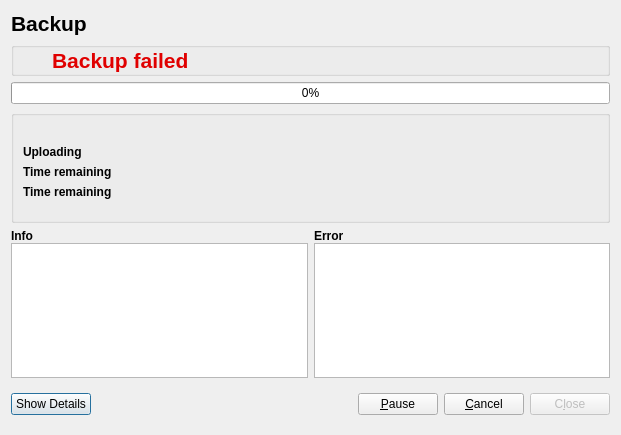
<?xml version="1.0" encoding="UTF-8"?>
<ui version="4.0">
 <class>TrafficProgressDialog</class>
 <widget class="QDialog" name="TrafficProgressDialog">
  <property name="windowModality">
   <enum>Qt::ApplicationModal</enum>
  </property>
  <property name="geometry">
   <rect>
    <x>0</x>
    <y>0</y>
    <width>621</width>
    <height>435</height>
   </rect>
  </property>
  <property name="windowTitle">
   <string>Dialog</string>
  </property>
  <layout class="QVBoxLayout">
   <item>
    <layout class="QHBoxLayout">
     <item>
      <widget class="QLabel" name="labelTitle">
       <property name="sizePolicy">
        <sizepolicy hsizetype="Minimum" vsizetype="Minimum">
         <horstretch>0</horstretch>
         <verstretch>0</verstretch>
        </sizepolicy>
       </property>
       <property name="font">
        <font>
         <pointsize>16</pointsize>
         <weight>75</weight>
         <bold>true</bold>
        </font>
       </property>
       <property name="text">
        <string>Backup</string>
       </property>
       <property name="textFormat">
        <enum>Qt::AutoText</enum>
       </property>
       <property name="Color" stdset="0">
        <color>
         <red>192</red>
         <green>0</green>
         <blue>255</blue>
        </color>
       </property>
      </widget>
     </item>
     <item>
      <spacer>
       <property name="orientation">
        <enum>Qt::Horizontal</enum>
       </property>
       <property name="sizeHint" stdset="0">
        <size>
         <width>40</width>
         <height>20</height>
        </size>
       </property>
      </spacer>
     </item>
     <item>
      <widget class="QLabel" name="label_animatedSepiolaLogo">
       <property name="sizePolicy">
        <sizepolicy hsizetype="Fixed" vsizetype="Fixed">
         <horstretch>32</horstretch>
         <verstretch>32</verstretch>
        </sizepolicy>
       </property>
       <property name="maximumSize">
        <size>
         <width>32</width>
         <height>32</height>
        </size>
       </property>
       <property name="font">
        <font>
         <weight>75</weight>
         <bold>true</bold>
        </font>
       </property>
       <property name="text">
        <string/>
       </property>
       <property name="pixmap">
        <pixmap resource="resources/screen.qrc">:/main/sepiola_logo_anim.gif</pixmap>
       </property>
       <property name="scaledContents">
        <bool>true</bool>
       </property>
       <property name="alignment">
        <set>Qt::AlignLeading|Qt::AlignLeft|Qt::AlignVCenter</set>
       </property>
      </widget>
     </item>
    </layout>
   </item>
   <item>
    <widget class="QGroupBox" name="groupBoxFinalStatus">
     <property name="flat">
      <bool>true</bool>
     </property>
     <layout class="QHBoxLayout">
      <property name="spacing">
       <number>6</number>
      </property>
      <property name="margin">
       <number>0</number>
      </property>
      <item>
       <widget class="QLabel" name="label_iconFinalStatus">
        <property name="sizePolicy">
         <sizepolicy hsizetype="Fixed" vsizetype="Fixed">
          <horstretch>32</horstretch>
          <verstretch>32</verstretch>
         </sizepolicy>
        </property>
        <property name="maximumSize">
         <size>
          <width>32</width>
          <height>32</height>
         </size>
        </property>
        <property name="font">
         <font>
          <weight>75</weight>
          <bold>true</bold>
         </font>
        </property>
        <property name="text">
         <string/>
        </property>
        <property name="pixmap">
         <pixmap resource="resources/screen.qrc">:/main/sign_error.svg</pixmap>
        </property>
        <property name="scaledContents">
         <bool>true</bool>
        </property>
        <property name="alignment">
         <set>Qt::AlignLeading|Qt::AlignLeft|Qt::AlignVCenter</set>
        </property>
       </widget>
      </item>
      <item>
       <widget class="QLabel" name="label_finalStatus">
        <property name="font">
         <font>
          <pointsize>16</pointsize>
          <weight>75</weight>
          <bold>true</bold>
         </font>
        </property>
        <property name="styleSheet">
         <string notr="true">color: rgb(224, 0, 0);</string>
        </property>
        <property name="text">
         <string>Backup failed</string>
        </property>
       </widget>
      </item>
      <item>
       <spacer>
        <property name="orientation">
         <enum>Qt::Horizontal</enum>
        </property>
        <property name="sizeHint" stdset="0">
         <size>
          <width>40</width>
          <height>20</height>
         </size>
        </property>
       </spacer>
      </item>
     </layout>
    </widget>
   </item>
   <item>
    <widget class="QProgressBar" name="progressBar">
     <property name="value">
      <number>0</number>
     </property>
    </widget>
   </item>
   <item>
    <widget class="QGroupBox" name="groupBox">
     <property name="sizePolicy">
      <sizepolicy hsizetype="Expanding" vsizetype="Minimum">
       <horstretch>0</horstretch>
       <verstretch>0</verstretch>
      </sizepolicy>
     </property>
     <property name="title">
      <string/>
     </property>
     <layout class="QGridLayout">
      <property name="verticalSpacing">
       <number>6</number>
      </property>
      <item row="0" column="0">
       <widget class="QLabel" name="labelKey_info1">
        <property name="minimumSize">
         <size>
          <width>100</width>
          <height>0</height>
         </size>
        </property>
        <property name="font">
         <font>
          <weight>75</weight>
          <bold>true</bold>
         </font>
        </property>
        <property name="text">
         <string></string>
        </property>
       </widget>
      </item>
      <item row="0" column="1">
       <widget class="QLabel" name="label_info1">
        <property name="sizePolicy">
         <sizepolicy hsizetype="Fixed" vsizetype="Preferred">
          <horstretch>0</horstretch>
          <verstretch>0</verstretch>
         </sizepolicy>
        </property>
        <property name="maximumSize">
         <size>
          <width>400</width>
          <height>16777215</height>
         </size>
        </property>
        <property name="text">
         <string/>
        </property>
       </widget>
      </item>
      <item row="1" column="0">
       <widget class="QLabel" name="labelKey_info2">
        <property name="font">
         <font>
          <weight>75</weight>
          <bold>true</bold>
         </font>
        </property>
        <property name="text">
         <string>Uploading</string>
        </property>
       </widget>
      </item>
      <item row="2" column="0">
       <widget class="QLabel" name="labelKey_info3">
        <property name="font">
         <font>
          <weight>75</weight>
          <bold>true</bold>
         </font>
        </property>
        <property name="text">
         <string>Time remaining</string>
        </property>
       </widget>
      </item>
      <item row="2" column="1">
       <widget class="QLabel" name="label_info3">
        <property name="maximumSize">
         <size>
          <width>400</width>
          <height>16777215</height>
         </size>
        </property>
        <property name="text">
         <string/>
        </property>
       </widget>
      </item>
      <item row="3" column="0">
       <widget class="QLabel" name="labelKey_info4">
        <property name="font">
         <font>
          <weight>75</weight>
          <bold>true</bold>
         </font>
        </property>
        <property name="text">
         <string>Time remaining</string>
        </property>
       </widget>
      </item>
      <item row="3" column="1">
       <widget class="QLabel" name="label_info4">
        <property name="maximumSize">
         <size>
          <width>400</width>
          <height>16777215</height>
         </size>
        </property>
        <property name="text">
         <string/>
        </property>
       </widget>
      </item>
      <item row="3" column="2" rowspan="3">
       <spacer>
        <property name="orientation">
         <enum>Qt::Horizontal</enum>
        </property>
        <property name="sizeHint" stdset="0">
         <size>
          <width>40</width>
          <height>20</height>
         </size>
        </property>
       </spacer>
      </item>
      <item row="0" column="2" rowspan="3">
       <spacer>
        <property name="orientation">
         <enum>Qt::Horizontal</enum>
        </property>
        <property name="sizeHint" stdset="0">
         <size>
          <width>40</width>
          <height>20</height>
         </size>
        </property>
       </spacer>
      </item>
      <item row="1" column="1">
       <widget class="QLabel" name="label_info2">
        <property name="maximumSize">
         <size>
          <width>400</width>
          <height>16777215</height>
         </size>
        </property>
        <property name="text">
         <string/>
        </property>
       </widget>
      </item>
     </layout>
    </widget>
   </item>
   <item>
    <layout class="QHBoxLayout">
     <item>
      <layout class="QVBoxLayout">
       <property name="spacing">
        <number>0</number>
       </property>
       <item>
        <widget class="QLabel" name="labelInfo">
         <property name="font">
          <font>
           <weight>75</weight>
           <bold>true</bold>
          </font>
         </property>
         <property name="text">
          <string>Info</string>
         </property>
        </widget>
       </item>
       <item>
        <widget class="QTextEdit" name="textEditInfo"/>
       </item>
      </layout>
     </item>
     <item>
      <layout class="QVBoxLayout">
       <property name="spacing">
        <number>0</number>
       </property>
       <item>
        <widget class="QLabel" name="labelError">
         <property name="font">
          <font>
           <weight>75</weight>
           <bold>true</bold>
          </font>
         </property>
         <property name="text">
          <string>Error</string>
         </property>
        </widget>
       </item>
       <item>
        <widget class="QTextEdit" name="textEditError"/>
       </item>
      </layout>
     </item>
    </layout>
   </item>
   <item>
    <spacer>
     <property name="orientation">
      <enum>Qt::Vertical</enum>
     </property>
     <property name="sizeHint" stdset="0">
      <size>
       <width>20</width>
       <height>40</height>
      </size>
     </property>
    </spacer>
   </item>
   <item>
    <layout class="QHBoxLayout">
     <item>
      <widget class="QPushButton" name="btnShowHideDetails">
       <property name="text">
        <string>Show Details</string>
       </property>
      </widget>
     </item>
     <item>
      <spacer>
       <property name="orientation">
        <enum>Qt::Horizontal</enum>
       </property>
       <property name="sizeHint" stdset="0">
        <size>
         <width>20</width>
         <height>40</height>
        </size>
       </property>
      </spacer>
     </item>
     <item>
      <widget class="QPushButton" name="btnPause">
       <property name="enabled">
        <bool>true</bool>
       </property>
       <property name="text">
        <string>&amp;Pause</string>
       </property>
      </widget>
     </item>
     <item>
      <widget class="QPushButton" name="btnCancel">
       <property name="enabled">
        <bool>true</bool>
       </property>
       <property name="text">
        <string>&amp;Cancel</string>
       </property>
      </widget>
     </item>
     <item>
      <widget class="QPushButton" name="btnClose">
       <property name="enabled">
        <bool>false</bool>
       </property>
       <property name="text">
        <string>C&amp;lose</string>
       </property>
      </widget>
     </item>
    </layout>
   </item>
  </layout>
 </widget>
 <resources>
  <include location="resources/screen.qrc"/>
 </resources>
 <connections>
  <connection>
   <sender>btnClose</sender>
   <signal>clicked()</signal>
   <receiver>TrafficProgressDialog</receiver>
   <slot>close()</slot>
   <hints>
    <hint type="sourcelabel">
     <x>548</x>
     <y>340</y>
    </hint>
    <hint type="destinationlabel">
     <x>299</x>
     <y>185</y>
    </hint>
   </hints>
  </connection>
 </connections>
</ui>
